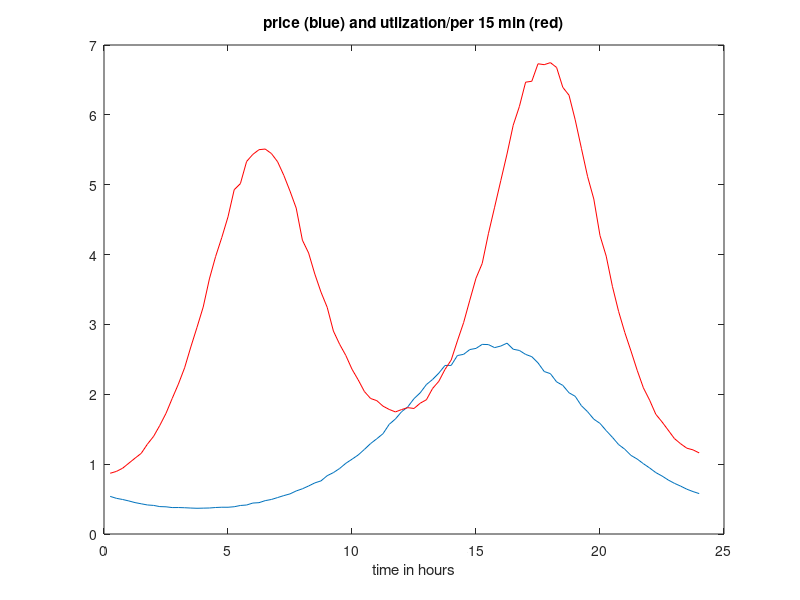

The MATLAB source for this figure: (Note: this script raises an error after producing the figure.)
%Exercise 16.9
%%
randn('seed', 1); 
T = 96; % 15 minute intervals in a 24 hour period
t = (1:T)'; 
p = exp(-cos((t-15)*2*pi/T)+0.01*randn(T,1)); 
u = 2*exp(-0.6*cos((t+40)*pi/T) -0.7*cos(t*4*pi/T)+0.01*randn(T,1));
plot(t/4, p); 
hold on
plot(t/4,u,'r');
title('price (blue) and utlization/per 15 min (red)')
xlabel('time in hours')

A=zeros(T);
for i=1:T-1
    A(i,i:i+1)=[-1 1];
end
A(T,1)=1; A(T,T)=-1;

cvx_begin
variables q(96) c(96)
minimize (p'*(u+c))
subject to
A*q==c
max(q)<=10
-1<=min(c)
1>=max(c)
q>=0
cvx_end
%%
% hold off
% plot(t,u)
% hold on
% plot(t,p)
% plot(t,c)
% plot(t,q)
%%